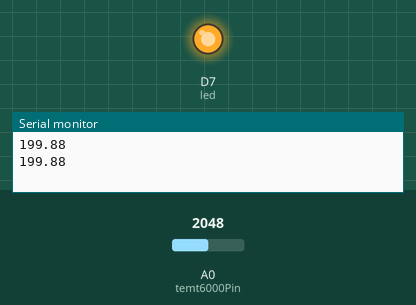
Recording of a sketch running on a simulated Particle Photon. Shown: output pins drawn as LEDs (lit = HIGH), the last lines printed to the serial monitor. Inputs (shaded band) come from the test bench; at power-on: A0 (temt6000Pin) = 2048.

Above: at 5.8 s.
5.9 s: A0 (temt6000Pin) set to 1039
11.9 s: A0 (temt6000Pin) set to 941
At 15.8 s:
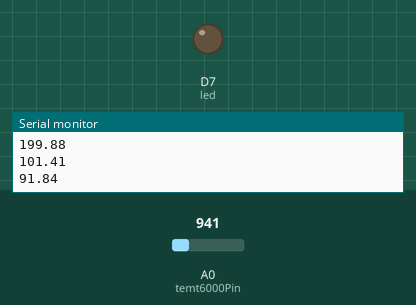
17.9 s: A0 (temt6000Pin) set to 1040
At 21.5 s:
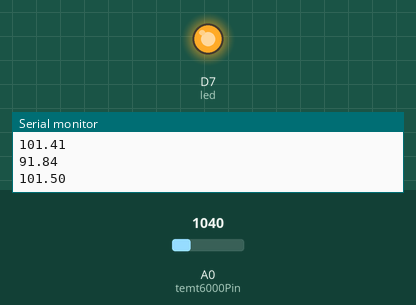
23.9 s: A0 (temt6000Pin) set to 960
At 26.1 s:
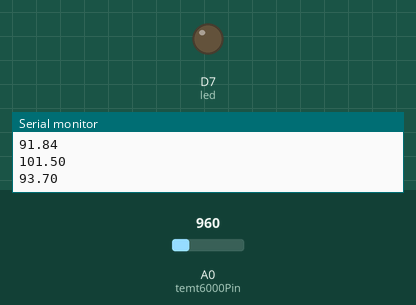
Timing chart, 0 to 27.6 s (numbered marks = the images above; inputs shaded):
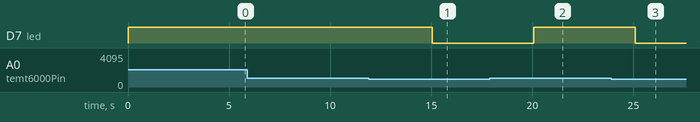

Measured:
- the behaviour switches between 1000 and 999 on A0 (temt6000Pin) (found by bisection; images 0 and 1)
- after the input at 11.9 s, D7 (led): HIGH → LOW after 3.2 s
- after the input at 17.9 s, D7 (led): LOW → HIGH after 2.2 s
- after the input at 23.9 s, D7 (led): HIGH → LOW after 1.2 s

The sketch:

ifttt.ino
```cpp
int temt6000Pin = A0;// Analog pin for reading sensor data
int led = D7;
float light;
int light_value;
void setup() {
  Serial.begin(9600);
  pinMode(temt6000Pin, INPUT); //data pin for ambientlight sensor
  pinMode(led, OUTPUT);
}

void loop() {
  int light_value = analogRead(temt6000Pin);
  light = light_value * 0.0976;// percentage calculation
  Serial.println(light);
  if (light_value > 1000) {
    digitalWrite(led, HIGH);
    Particle.publish("Light_status_on","on");}
  else if (light_value < 1000) {
      digitalWrite(led,LOW);
      Particle.publish("Light_status_off","off");}
      delay(5000);
}
```
